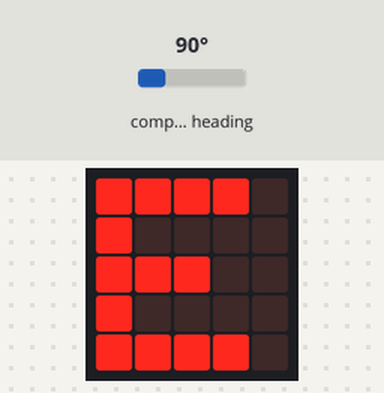
The program below on a simulated BBC micro:bit (MakeCode). Shown: the board's 5×5 LED display. The inputs (shaded band) are chosen by the test bench; at power-on: compass heading 90°. The 48×5 strip is a reading aid, not a part: it shows the text the display is scrolling, unrolled, one strip-width of it at a time; the compass is already calibrated.

Above: at 8.5 s.
8.6 s: compass heading set to 47°
10.7 s: compass heading set to 41°
At 12.5 s:
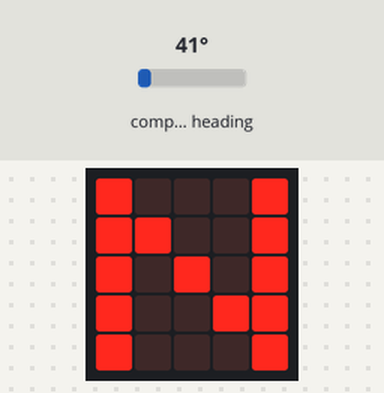
15.0 s: compass heading set to 180°
At 15.9 s:
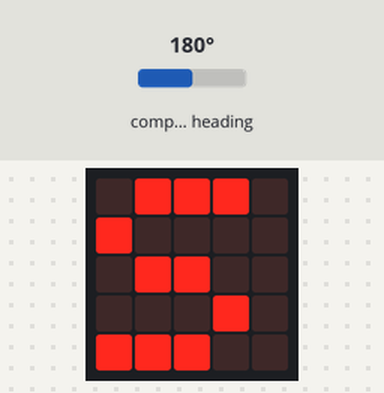
19.2 s: compass heading set to 221°
21.2 s: compass heading set to 228°
At 21.8 s:
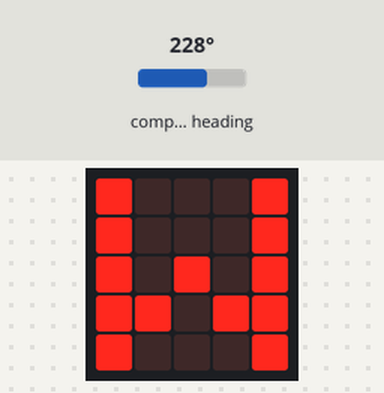
25.0 s: compass heading set to 7°
At 26.13 s:
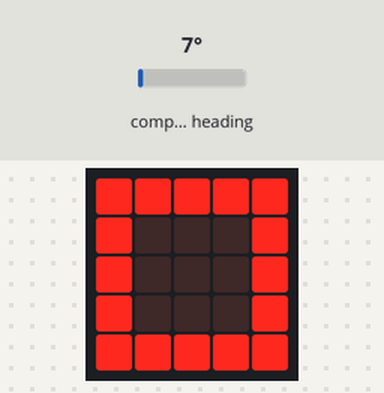

Measured:
- the behaviour switches between 45 and 44° on compass heading (found by bisection; images 0 and 1)
- the behaviour switches between 224 and 225° on compass heading (found by bisection; images 2 and 3)
- after the input at 10.7 s, the display: first differs from a run without the input after 1.2 s (image 1 shows a later state)
- after the input at 15.0 s, the display: changes after 0.40 s (image 2)
- after the input at 21.2 s, the display: changes after 0.05 s (image 3)
- after the input at 25.0 s, the display: first differs from a run without the input after 0.94 s (image 4)
- what the display in image 1 shows lasts 0.8 s, from 12.3 s to 13.1 s

The program:

main.ts
```typescript
bluetooth.startMagnetometerService()
bluetooth.startLEDService()
let degrees = input.compassHeading()
basic.showString("COMPASS")
basic.forever(function () {
    if (degrees < 45 || degrees > 315) {
        basic.showLeds(`
            # # # # #
            # . . . #
            # . . . #
            # . . . #
            # # # # #
            `)
        basic.showString("N")
    } else if (degrees < 135) {
        basic.showString("E")
        basic.showLeds(`
            . . . . .
            . # # # .
            . # . # .
            . # # # .
            . . . . .
            `)
    } else if (degrees < 225) {
        basic.showString("S")
        basic.showLeds(`
            . # . # .
            . # . # .
            . . # . .
            . # . # .
            # . . . #
            `)
    } else {
        basic.showString("W")
        basic.showLeds(`
            # . # . #
            . # . # .
            # . # . #
            . # . # .
            # . # . #
            `)
    }
    degrees = input.compassHeading()
})
```

test.ts
```typescript
// aquí va el archivo "tests"; esto no se compilará cuando este paquete se utilice como una extensión.
```
